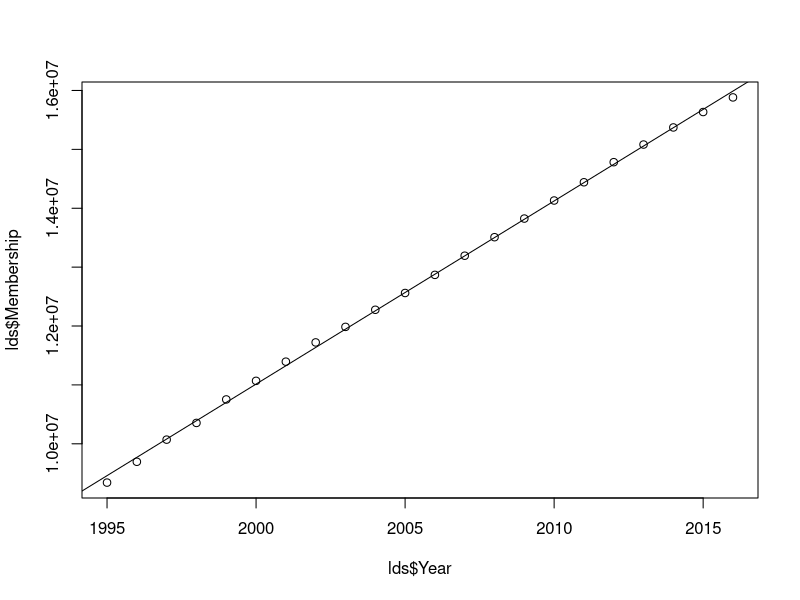
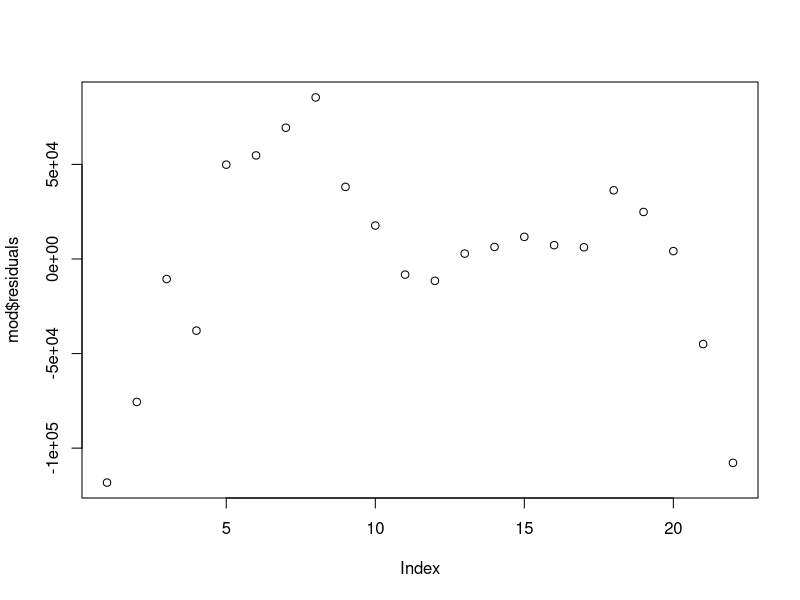
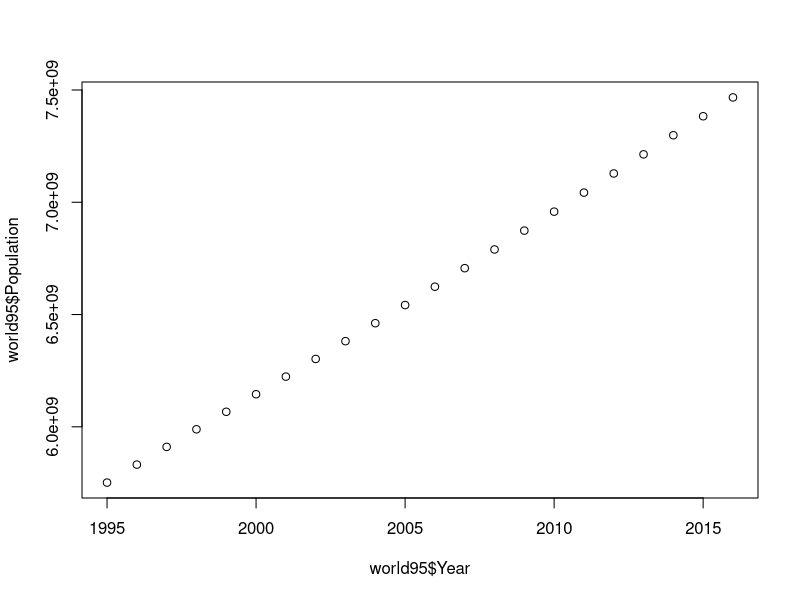
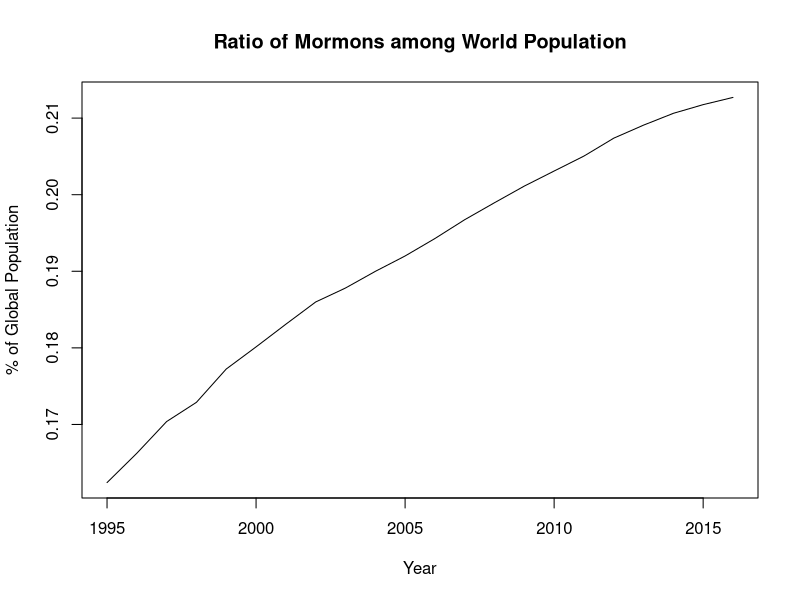

Write the R code that produced these figures, in order.
setwd("C:/Users/jntrcs/Google\ Drive/Data\ Sets")
lds<-read.csv("ldsChurch.csv", stringsAsFactors = F)
names(lds)[1]<-"Year"
lds$Membership<-as.numeric(gsub(",","",lds$Membership))
plot(y=lds$Membership, x=lds$Year)
cor(lds$Membership, lds$Year)
mod<-lm(lds$Membership~lds$Year)
abline(mod)
plot(mod$residuals)

world<-read.csv("worldPop.csv")
world$Population<-as.numeric(gsub(",","",world$Population))

world95<-world[world$Year>=1995 & world$Year<=2016,]
world95<-world95[order(world95$Year),]
plot(world95$Population~world95$Year)

ratio<-(lds$Membership/world95$Population)*100
plot(ratio~world95$Year, main="Ratio of Mormons among World Population", xlab="Year", ylab="% of Global Population", type="l")

#world$NetChange<-as.numeric(gsub(",","",world$NetChange))
#plot(world$NetChange~world$Year)
